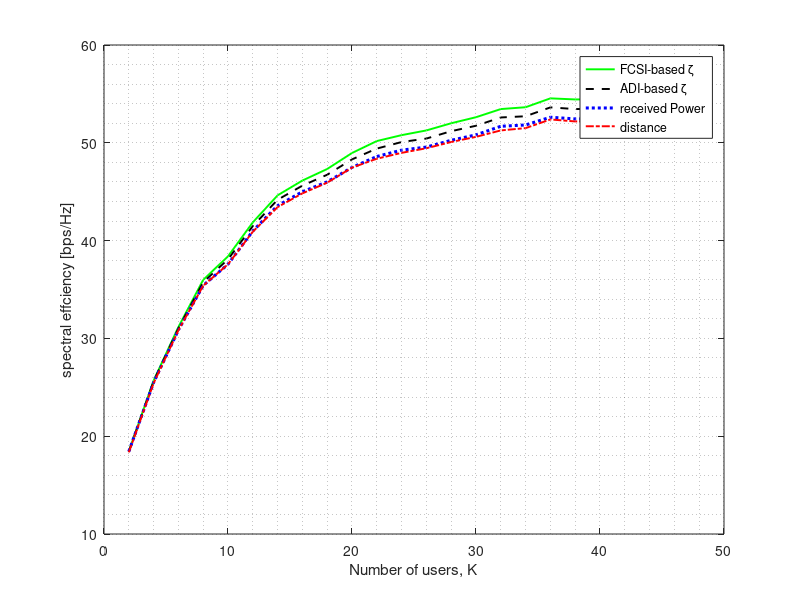

Here is the MATLAB script that generated this plot:
clear all; clc; close all;
load struct_ADNOMA_2UE_diffUserOrdering_FPARMaULA32_1Wt_600R_2_45_28f500_mult.mat
mu=2:2:45;
figure
plot(mu,SR_2UE_FPA_FCSI(mu),'g','LineWidth',1.4)
hold on 
plot(mu,SR_2UE_FPA_ADI(mu),'--k','LineWidth',1.4)
hold on 
plot(mu,SR_2UE_FPA_HW(mu),':b','LineWidth',2.2)
hold on 
plot(mu,SR_2UE_FPA_dist(mu),'-.r','LineWidth',1.4)
grid minor
xlabel('Number of users, K')
ylabel('spectral effciency [bps/Hz]')
legend('FCSI-based \zeta','ADI-based \zeta','received Power','distance')